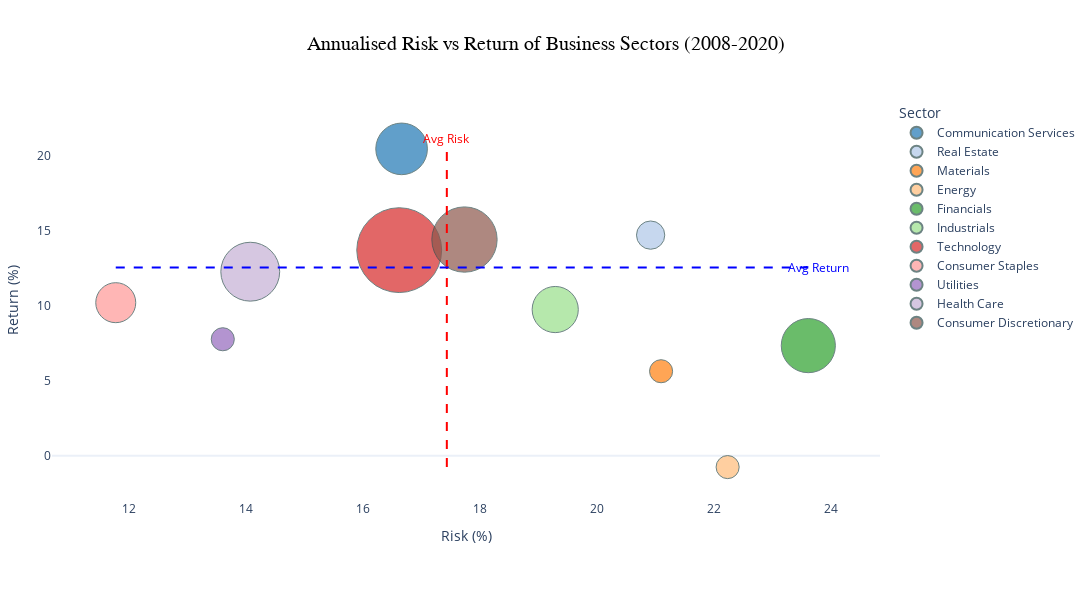

Notebook code for this chart:
### Markdown cell above
During Era 2, encompassing the financial crisis and subsequent recovery (2008–2020), the impact of the 2008-2009 financial crisis was evident across all sectors, with sharp declines in performance. The Financials sector experienced the most significant drop, reflecting the systemic instability caused by the collapse of major financial institutions, a credit crunch, and plummeting asset values. However, during the recovery phase, the Communication Services sector emerged as the standout performer, outperforming all other sectors. This strong performance can be attributed to a combination of factors, including historically low borrowing costs, which facilitated capital investment, and the rise of innovative business models in areas like digital media, internet services, and telecommunications. Companies within this sector leveraged technological advancements and shifting consumer behaviors to drive growth, positioning Communication Services as a leader in the post-crisis economic rebound. This era highlights the resilience and adaptability of certain sectors in responding to economic challenges and opportunities.

### Code cell
# Filter data for Era 2
era2_bubble_data = full_data_with_market_cap[full_data_with_market_cap['Period'] == '2008-2020'].dropna(subset=['Risk', 'Return', 'Market Cap (Trillion USD)'])

# Multiply 'Risk' and 'Return' by 100 to convert from decimal to percentage
era2_bubble_data['Risk'] = era2_bubble_data['Risk'] * 100
era2_bubble_data['Return'] = era2_bubble_data['Return'] * 100

# Create scatter plot using Plotly Express with Risk on x-axis and Return on y-axis
fig = px.scatter(
    era2_bubble_data,
    x="Risk",  # Risk on x-axis
    y="Return",  # Return on y-axis
    size="Market Cap (Trillion USD)",  # Map Market Cap to bubble size
    size_max=60,  # Adjust maximum bubble size for better visualization
    color="Sector",
    color_discrete_map=sector_colors_hex,  # Map sectors to their assigned colors
    hover_name="Sector",
    hover_data={
        "Return": ':.0f',  # Display Return as full number without decimals
        "Risk": ':.0f',    # Display Risk as full number without decimals
        "Market Cap (Trillion USD)": ':.2f'  # Keep Market Cap with two decimals
    },
    title="Annualised Risk vs Return of Business Sectors (2008-2020)",
    labels={
        "Return": "Return (%)",
        "Risk": "Risk (%)",
        "Market Cap (Trillion USD)": "Market Cap (Trillion USD)"
    },
    template="plotly_white",  # Use a clean white background
    width=1200,
    height=600  # Set the plot height to 600 pixels
)

# Customize marker appearance for better visibility
fig.update_traces(marker=dict(opacity=0.7, line=dict(width=1, color='DarkSlateGrey')))

# Calculate weighted average return and risk using Market Cap as weights
weights = era2_bubble_data['Market Cap (Trillion USD)']
avg_return = np.average(era2_bubble_data['Return'], weights=weights)  # No rounding
avg_risk = np.average(era2_bubble_data['Risk'], weights=weights)      # No rounding

# Add vertical reference line for average risk (red color)
fig.add_shape(
    type="line",
    x0=avg_risk,
    y0=era2_bubble_data['Return'].min(),
    x1=avg_risk,
    y1=era2_bubble_data['Return'].max(),
    line=dict(color="Red", dash="dash"),
)

# Add horizontal reference line for average return (blue color)
fig.add_shape(
    type="line",
    x0=era2_bubble_data['Risk'].min(),
    y0=avg_return,
    x1=era2_bubble_data['Risk'].max(),
    y1=avg_return,
    line=dict(color="Blue", dash="dash"),
)

# Add annotations for the reference lines
fig.add_annotation(
    x=avg_risk,
    y=era2_bubble_data['Return'].max(),
    text="Avg Risk",
    showarrow=False,
    yshift=10,
    font=dict(color="Red")
)

fig.add_annotation(
    x=era2_bubble_data['Risk'].max(),
    y=avg_return,
    text="Avg Return",
    showarrow=False,
    xshift=10,
    font=dict(color="Blue")
)

# Update layout to remove grid lines, set axis titles, and center the title
fig.update_layout(
    legend_title_text='Sector',
    xaxis=dict(
        title='Risk (%)',
        showgrid=False  # Remove x-axis grid lines
    ),
    yaxis=dict(
        title='Return (%)',
        showgrid=False  # Remove y-axis grid lines
    ),
    plot_bgcolor='white',  # Ensure background is white
    title_x=0.5,  # Center the title
    title_font=dict(size=20, family='Arial', color='black'),  # Optional: Customize title font
    legend=dict(
        title_font_size=14,
        font_size=12
    ),
    margin=dict(t=100, l=40, r=40, b=100)  # Optional: Adjust margins if necessary
)

# Optional: Format hover information to display full numbers without decimals
hover_template = (
    "<b>%{hovertext}</b><br>" +
    "Return: %{y:.0f}%<br>" +
    "Risk: %{x:.0f}%<br>" +
    "Market Cap: %{marker.size:.2f} Trillion USD"
)
fig.update_traces(hovertemplate=hover_template)

# Display the figure
fig.show()

### Figure 1 — Plotly figure (JSON) as saved in the notebook; plotly's stock layout.template omitted (floating-point values rounded to 4 significant figures)
{"data": [{"customdata": [[3]], "hovertemplate": "<b>%{hovertext}</b><br>Return: %{y:.0f}%<br>Risk: %{x:.0f}%<br>Market Cap: %{marker.size:.2f} Trillion USD", "hovertext": ["Communication Services"], "legendgroup": "Communication Services", "marker": {"color": "#1f77b4", "line": {"color": "DarkSlateGrey", "width": 1}, "opacity": 0.7, "size": [3], "sizemode": "area", "sizeref": 0.00225, "symbol": "circle"}, "mode": "markers", "name": "Communication Services", "orientation": "v", "showlegend": true, "type": "scatter", "x": [16.66], "xaxis": "x", "y": [20.44], "yaxis": "y"}, {"customdata": [[0.9]], "hovertemplate": "<b>%{hovertext}</b><br>Return: %{y:.0f}%<br>Risk: %{x:.0f}%<br>Market Cap: %{marker.size:.2f} Trillion USD", "hovertext": ["Real Estate"], "legendgroup": "Real Estate", "marker": {"color": "#aec7e8", "line": {"color": "DarkSlateGrey", "width": 1}, "opacity": 0.7, "size": [0.9], "sizemode": "area", "sizeref": 0.00225, "symbol": "circle"}, "mode": "markers", "name": "Real Estate", "orientation": "v", "showlegend": true, "type": "scatter", "x": [20.91], "xaxis": "x", "y": [14.7], "yaxis": "y"}, {"customdata": [[0.6]], "hovertemplate": "<b>%{hovertext}</b><br>Return: %{y:.0f}%<br>Risk: %{x:.0f}%<br>Market Cap: %{marker.size:.2f} Trillion USD", "hovertext": ["Materials"], "legendgroup": "Materials", "marker": {"color": "#ff7f0e", "line": {"color": "DarkSlateGrey", "width": 1}, "opacity": 0.7, "size": [0.6], "sizemode": "area", "sizeref": 0.00225, "symbol": "circle"}, "mode": "markers", "name": "Materials", "orientation": "v", "showlegend": true, "type": "scatter", "x": [21.09], "xaxis": "x", "y": [5.629], "yaxis": "y"}, {"customdata": [[0.6]], "hovertemplate": "<b>%{hovertext}</b><br>Return: %{y:.0f}%<br>Risk: %{x:.0f}%<br>Market Cap: %{marker.size:.2f} Trillion USD", "hovertext": ["Energy"], "legendgroup": "Energy", "marker": {"color": "#ffbb78", "line": {"color": "DarkSlateGrey", "width": 1}, "opacity": 0.7, "size": [0.6], "sizemode": "area", "sizeref": 0.00225, "symbol": "circle"}, "mode": "markers", "name": "Energy", "orientation": "v", "showlegend": true, "type": "scatter", "x": [22.23], "xaxis": "x", "y": [-0.7562], "yaxis": "y"}, {"customdata": [[3.3]], "hovertemplate": "<b>%{hovertext}</b><br>Return: %{y:.0f}%<br>Risk: %{x:.0f}%<br>Market Cap: %{marker.size:.2f} Trillion USD", "hovertext": ["Financials"], "legendgroup": "Financials", "marker": {"color": "#2ca02c", "line": {"color": "DarkSlateGrey", "width": 1}, "opacity": 0.7, "size": [3.3], "sizemode": "area", "sizeref": 0.00225, "symbol": "circle"}, "mode": "markers", "name": "Financials", "orientation": "v", "showlegend": true, "type": "scatter", "x": [23.61], "xaxis": "x", "y": [7.336], "yaxis": "y"}, {"customdata": [[2.4]], "hovertemplate": "<b>%{hovertext}</b><br>Return: %{y:.0f}%<br>Risk: %{x:.0f}%<br>Market Cap: %{marker.size:.2f} Trillion USD", "hovertext": ["Industrials"], "legendgroup": "Industrials", "marker": {"color": "#98df8a", "line": {"color": "DarkSlateGrey", "width": 1}, "opacity": 0.7, "size": [2.4], "sizemode": "area", "sizeref": 0.00225, "symbol": "circle"}, "mode": "markers", "name": "Industrials", "orientation": "v", "showlegend": true, "type": "scatter", "x": [19.28], "xaxis": "x", "y": [9.739], "yaxis": "y"}, {"customdata": [[8.1]], "hovertemplate": "<b>%{hovertext}</b><br>Return: %{y:.0f}%<br>Risk: %{x:.0f}%<br>Market Cap: %{marker.size:.2f} Trillion USD", "hovertext": ["Technology"], "legendgroup": "Technology", "marker": {"color": "#d62728", "line": {"color": "DarkSlateGrey", "width": 1}, "opacity": 0.7, "size": [8.1], "sizemode": "area", "sizeref": 0.00225, "symbol": "circle"}, "mode": "markers", "name": "Technology", "orientation": "v", "showlegend": true, "type": "scatter", "x": [16.62], "xaxis": "x", "y": [13.7], "yaxis": "y"}, {"customdata": [[1.8]], "hovertemplate": "<b>%{hovertext}</b><br>Return: %{y:.0f}%<br>Risk: %{x:.0f}%<br>Market Cap: %{marker.size:.2f} Trillion USD", "hovertext": ["Consumer Staples"], "legendgroup": "Consumer Staples", "marker": {"color": "#ff9896", "line": {"color": "DarkSlateGrey", "width": 1}, "opacity": 0.7, "size": [1.8], "sizemode": "area", "sizeref": 0.00225, "symbol": "circle"}, "mode": "markers", "name": "Consumer Staples", "orientation": "v", "showlegend": true, "type": "scatter", "x": [11.77], "xaxis": "x", "y": [10.2], "yaxis": "y"}, {"customdata": [[0.6]], "hovertemplate": "<b>%{hovertext}</b><br>Return: %{y:.0f}%<br>Risk: %{x:.0f}%<br>Market Cap: %{marker.size:.2f} Trillion USD", "hovertext": ["Utilities"], "legendgroup": "Utilities", "marker": {"color": "#9467bd", "line": {"color": "DarkSlateGrey", "width": 1}, "opacity": 0.7, "size": [0.6], "sizemode": "area", "sizeref": 0.00225, "symbol": "circle"}, "mode": "markers", "name": "Utilities", "orientation": "v", "showlegend": true, "type": "scatter", "x": [13.6], "xaxis": "x", "y": [7.76], "yaxis": "y"}, {"customdata": [[3.9]], "hovertemplate": "<b>%{hovertext}</b><br>Return: %{y:.0f}%<br>Risk: %{x:.0f}%<br>Market Cap: %{marker.size:.2f} Trillion USD", "hovertext": ["Health Care"], "legendgroup": "Health Care", "marker": {"color": "#c5b0d5", "line": {"color": "DarkSlateGrey", "width": 1}, "opacity": 0.7, "size": [3.9], "sizemode": "area", "sizeref": 0.00225, "symbol": "circle"}, "mode": "markers", "name": "Health Care", "orientation": "v", "showlegend": true, "type": "scatter", "x": [14.07], "xaxis": "x", "y": [12.26], "yaxis": "y"}, {"customdata": [[4.8]], "hovertemplate": "<b>%{hovertext}</b><br>Return: %{y:.0f}%<br>Risk: %{x:.0f}%<br>Market Cap: %{marker.size:.2f} Trillion USD", "hovertext": ["Consumer Discretionary"], "legendgroup": "Consumer Discretionary", "marker": {"color": "#8c564b", "line": {"color": "DarkSlateGrey", "width": 1}, "opacity": 0.7, "size": [4.8], "sizemode": "area", "sizeref": 0.00225, "symbol": "circle"}, "mode": "markers", "name": "Consumer Discretionary", "orientation": "v", "showlegend": true, "type": "scatter", "x": [17.73], "xaxis": "x", "y": [14.4], "yaxis": "y"}], "layout": {"annotations": [{"font": {"color": "Red"}, "showarrow": false, "text": "Avg Risk", "x": 17.43, "y": 20.44, "yshift": 10}, {"font": {"color": "Blue"}, "showarrow": false, "text": "Avg Return", "x": 23.61, "xshift": 10, "y": 12.53}], "height": 600, "legend": {"font": {"size": 12}, "itemsizing": "constant", "title": {"font": {"size": 14}, "text": "Sector"}, "tracegroupgap": 0}, "margin": {"b": 100, "l": 40, "r": 40, "t": 100}, "plot_bgcolor": "white", "shapes": [{"line": {"color": "Red", "dash": "dash"}, "type": "line", "x0": 17.43, "x1": 17.43, "y0": -0.7562, "y1": 20.44}, {"line": {"color": "Blue", "dash": "dash"}, "type": "line", "x0": 11.77, "x1": 23.61, "y0": 12.53, "y1": 12.53}], "title": {"font": {"color": "black", "family": "Arial", "size": 20}, "text": "Annualised Risk vs Return of Business Sectors (2008-2020)", "x": 0.5}, "width": 1200, "xaxis": {"anchor": "y", "domain": [0, 1], "showgrid": false, "title": {"text": "Risk (%)"}}, "yaxis": {"anchor": "x", "domain": [0, 1], "showgrid": false, "title": {"text": "Return (%)"}}}}
